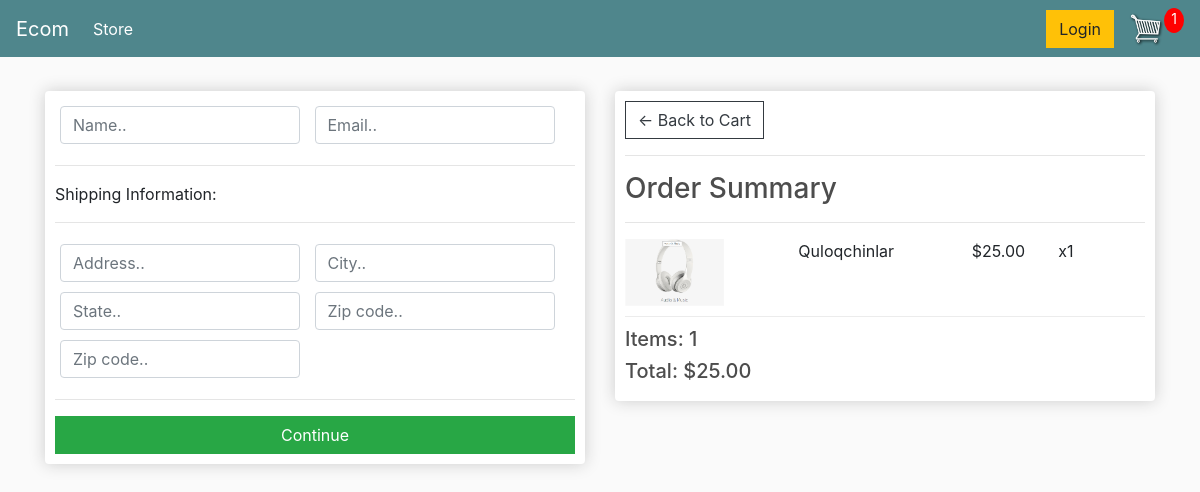
/checkout/ (signed in), run on an earlier commit of the app's database.
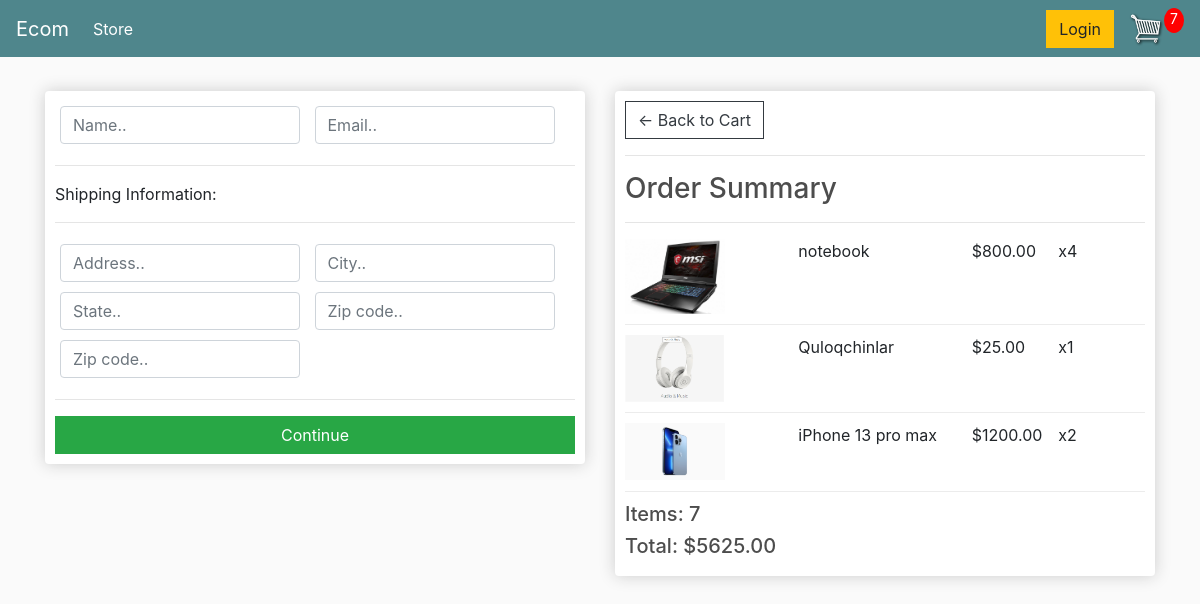
And on a later commit of the database.
### store/models.py (models this page shows, shortened)
class Order(models.Model):
    customer = models.ForeignKey(Customer, on_delete=models.SET_NULL, null=True, blank=True)
    date_ordered = models.DateTimeField(auto_now_add=True)
    complete = models.BooleanField(default=False)
    transaction_id = models.CharField(max_length=100, null=True)
    @property
    def shipping(self):
        shipping = False
        orderitems = self.orderitem_set.all()
        for i in orderitems:
            if i.product.digital == False:
                shipping = True
        return shipping
    @property
    def get_cart_total(self):
        orderitems = self.orderitem_set.all()
        total = sum([item.get_total for item in orderitems])
        return total
    @property
    def get_cart_items(self):
        orderitems = self.orderitem_set.all()
        total = sum([item.quantity for item in orderitems])
        return total

class OrderItem(models.Model):
    product = models.ForeignKey(Product, on_delete=models.SET_NULL, null=True, blank=True)
    order = models.ForeignKey(Order, on_delete=models.SET_NULL, null=True, blank=True)
    quantity = models.IntegerField(default=0, null=True, blank=True)
    date_added = models.DateTimeField(auto_now_add=True)
    @property
    def get_total(self):
        total = self.product.price * self.quantity
        return total

class Product(models.Model):
    name = models.CharField(max_length=200)
    price = models.FloatField()
    digital = models.BooleanField(default=False, null=True, blank=True)
    image = models.ImageField(null=True, blank=True)
    @property
    def imageURL(self):
        try:
            url = self.image.url
        except:
            url = ''
        return url

### store/views.py (the view)
# urls.py: path('checkout/', views.checkout, name="checkout"),
def checkout(request):
    if request.user.is_authenticated:
        customer = request.user.customer
        order, created = Order.objects.get_or_create(customer=customer, complete=False)
        items = order.orderitem_set.all()
    else:
        items = []
        order = {'get_cart_total': 0, 'get_cart_items': 0, 'shipping': False}
    context = {'items': items, 'order': order}
    return render(request, 'store/checkout.html', context)

### templates/store/checkout.html (shortened to what this page needs)
{% extends 'store/base.html' %}
{% load static %}
{% block content %}
     <div class="row">
		<div class="col-lg-6">
			<div class="box-element" id="form-wrapper">
				<form id="form">
					<div id="user-info">
						<div class="form-field">
							<input required class="form-control" type="text" name="name" placeholder="Name..">
						</div>
						<div class="form-field">
							<input required class="form-control" type="email" name="email" placeholder="Email..">
						</div>
					</div>
					<div id=shipping-info">
						<hr>
						<p>Shipping Information:</p>
						<hr>
						<div class="form-field">
							<input class="form-control" type="text" name="address" placeholder="Address..">
						</div>
						<div class="form-field">
							<input class="form-control" type="text" name="city" placeholder="City..">
						</div>
						<div class="form-field">
							<input class="form-control" type="text" name="state" placeholder="State..">
						</div>
						<div class="form-field">
							<input class="form-control" type="text" name="zipcode" placeholder="Zip code..">
						</div>
						<div class="form-field">
							<input class="form-control" type="text" name="country" placeholder="Zip code..">
						</div>
					</div>
					<hr>
					<input id="form-button" class="btn btn-success btn-block" type="submit" value="Continue">
				</form>
			</div>
			<br>
		</div>
		<div class="col-lg-6">
			<div class="box-element">
				<a  class="btn btn-outline-dark" href="{% url 'cart' %}">&#x2190; Back to Cart</a>
				<hr>
				<h3>Order Summary</h3>
				<hr>
				{%for item in items%}
				<div class="cart-row">
					<div style="flex:2"><img class="row-image" src="{{item.product.imageURL}}"></div>
					<div style="flex:2"><p>{{item.product.name}}</p></div>
					<div style="flex:1"><p>${{item.product.price|floatformat:2}}</p></div>
					<div style="flex:1"><p>x{{item.quantity}}</p></div>
				</div>
				{% endfor%}
				<h5>Items:   {{order.get_cart_items}}</h5>
				<h5>Total:   ${{order.get_cart_total|floatformat:2}}</h5>
			</div>
		</div>
	</div>
{% endblock content %}

### templates/store/base.html (shortened to what this page needs)
<!DOCTYPE html>
{% load static %}
<html>
<head>
    <link rel="stylesheet" href="https://stackpath.bootstrapcdn.com/bootstrap/4.4.1/css/bootstrap.min.css"
>
    <link rel="stylesheet" type="text/css" href="{% static 'css/main.css' %}">
</head>
<body>
<nav class="navbar navbar-expand-lg navbar-dark bg-dark">
    <a class="navbar-brand" href="{% url 'store' %}">Ecom</a>
    <div class="collapse navbar-collapse" id="navbarSupportedContent">
        <ul class="navbar-nav mr-auto">
            <li class="nav-item active">
                <a class="nav-link" href="{% url 'store' %}">Store <span class="sr-only">(current)</span></a>
            </li>
        </ul>
        <div class="form-inline my-2 my-lg-0">
            <a href="/login" class="btn btn-warning">Login</a>
            <a href="{% url 'cart' %}">
                <img id="cart-icon" src="{% static 'images/cart.png' %}">
            </a>
            <p id="cart-total">{{ order.get_cart_items}}</p>
        </div>
    </div>
</nav>
<div class="container">
    <br>
    {% block content %}
    {% endblock content %}
</div>
</body>
</html>

What changed in the data, as far as the page shows it:
removed Order: get_cart_items "1", get_cart_total "25.00"
added Order: get_cart_items "7", get_cart_total "5625.00"
added OrderItem: product.imageURL (picture), product.name "notebook", product.price "800.00", quantity "4"
added OrderItem: product.imageURL (picture), product.name "iPhone 13 pro max", product.price "1200.00", quantity "2"
